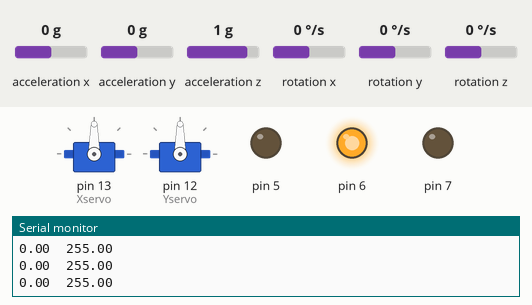
Simulated run of this sketch. Board: Arduino Uno, built with avr-gcc and run on an emulated ATmega328P. Parts: 2 × servo, output pins drawn as LEDs (lit = HIGH), the last lines printed to the serial monitor. The inputs (shaded band) are chosen by the test bench; at power-on: acceleration y 0 g, acceleration x 0 g, acceleration z 1 g, rotation x 0 °/s, rotation y 0 °/s, rotation z 0 °/s.

Above: at 1.2 s.
1.3 s: acceleration y set to -1.4 g
At 2.3 s:
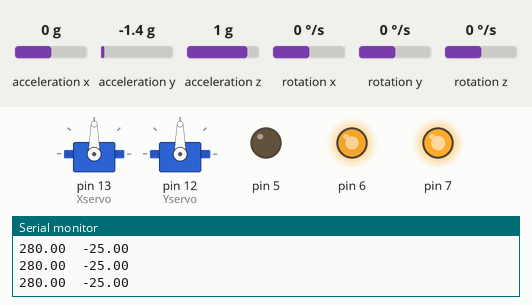
2.9 s: acceleration x set to -0.8 g
At 3.5 s:
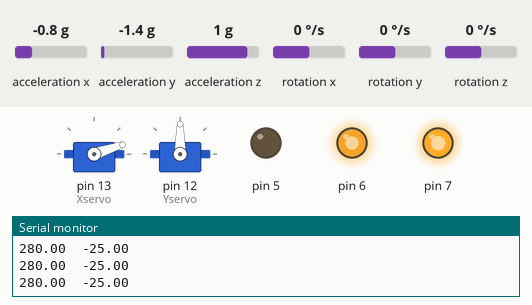
4.4 s: acceleration y set to -1.1 g
At 5.7 s:
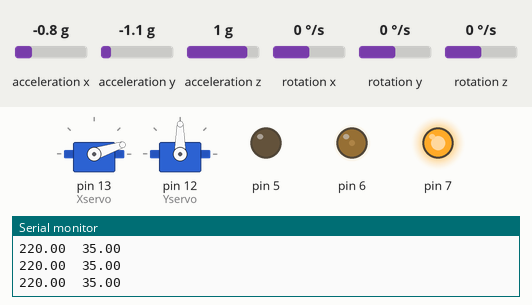
6.0 s: acceleration x set to 0 g
At 7.2 s:
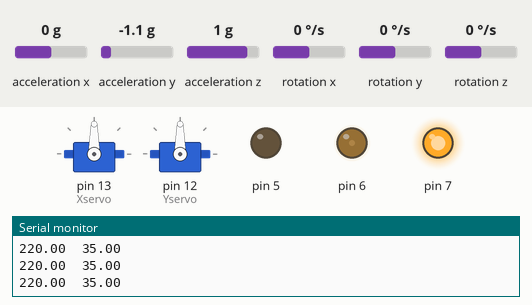
7.5 s: acceleration y set to -0.8 g
At 8.5 s:
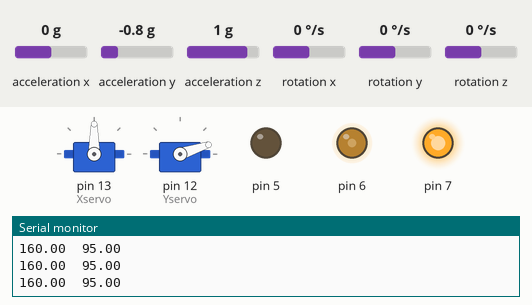
9.1 s: acceleration x set to 0.8 g
At 9.6 s:
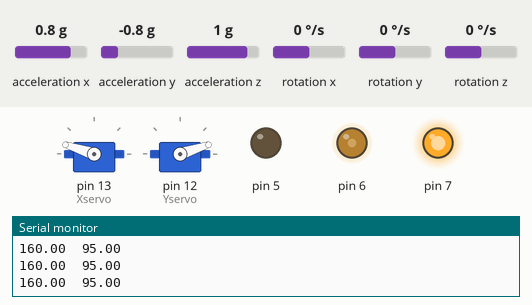
Timing chart, 0 to 11.6 s (numbered marks = the images above; inputs shaded):
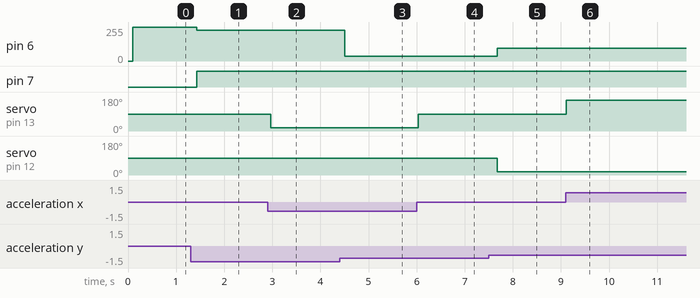

The sketch:

FinalProjectVersion1.1.ino
```cpp
#include <Servo.h> //servo library
#include <Wire.h> // Must include Wire library for I2C
#include <SparkFun_MMA8452Q.h> // accelerometer library

  Servo Xservo;  // sets up servo as a servo
  Servo Yservo;  // same thing but  for another servo

  MMA8452Q accel; // names this accelerometer accel

  float x = 0;
  float y = 0;
  float z = 0; //variables for accelerometer axises
  float xadjusted = 0;
  float yadjusted = 0;
  float xcompare = 0;
  float ycompare = 0;
  float red = 0;
  float green = 0;
  float blue = 0;

void setup() {
  Serial.begin(9600);

  Xservo.attach(13);  // X Servo on pin 13
  Yservo.attach(12);  // Y Servo on pin 12

  accel.init(); // Sets up

  pinMode(7, OUTPUT);
  pinMode(6, OUTPUT);
  pinMode(5, OUTPUT);
}


void loop() {
  accel.read();
  AccelValues();

  xadjusted = (x*90)+90; // scale it to use it with the servo (value between 0 and 180)
  if((abs(xadjusted - xcompare)) > 2.5){
    xcompare = xadjusted;
  //Serial.println(xadjusted);
 if((xadjusted < 180) && (xadjusted > 0)){
  Xservo.write(xadjusted);  // sets the servo position according to the scaled value
  }
}

  delay(100);                            // waits for the servo to get there

yadjusted = (y*90)+90; // scale it to use it with the servo (value between 0 and 180)
if((abs(yadjusted - ycompare)) > 2.5){
  ycompare = yadjusted;
  //Serial.println(yadjusted);
 if((yadjusted < 180) && (yadjusted > 0)){
   Yservo.write(yadjusted);     // sets the servo position according to the scaled value
 }
}
WarningLight();
}


 void AccelValues()
{
  x = accel.cx;
  y = accel.cy;
  z = accel.cz;
 // Serial.print(accel.cx, 2);
 // Serial.print("\t");
 // Serial.print(accel.cy, 2);
 // Serial.print("\t");
 // Serial.print(accel.cz, 2);
//  Serial.print("\t");
  Serial.println();
}

void WarningLight()
{
  red = 200 * abs(y);
  green = 255-red;
analogWrite(7, red);
analogWrite(6, green);
Serial.print(red);
Serial.print("\t");
Serial.print(green);

}
```

Measured:
- the behaviour switches between -1.3 and -1.2 g on acceleration y (found by bisection; images 2 and 3)
- after the input at 1.3 s, pin 6: 255/255 → 231/255 after 0.13 s; pin 7: LOW → HIGH after 0.13 s
- after the input at 2.9 s, servo on pin 13 (Xservo): 90° → 18° after 0.07 s
- after the input at 4.4 s, pin 6: 231/255 → 35/255 after 0.10 s
- after the input at 6.0 s, servo on pin 13 (Xservo): 18° → 90° at once
- after the input at 7.5 s, pin 6: 35/255 → 95/255 after 0.17 s; servo on pin 12 (Yservo): 90° → 18° after 0.17 s
- after the input at 9.1 s, servo on pin 13 (Xservo): 90° → 162° at once
